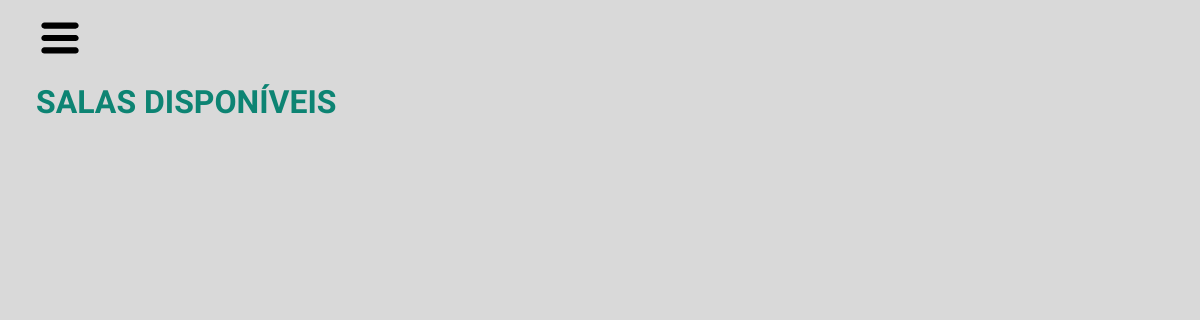
The app's page /disp_classrooms_list.php, older data.
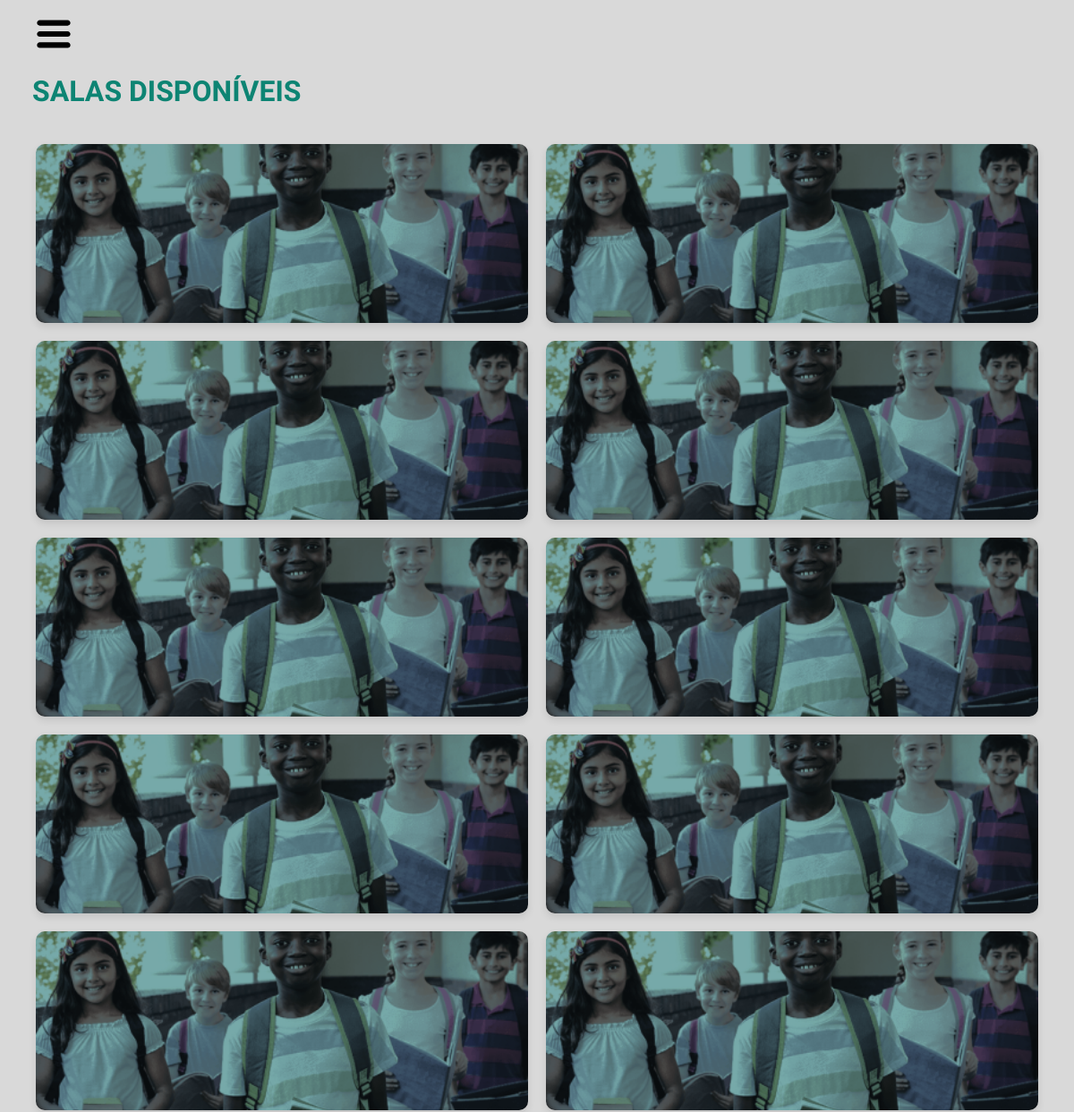
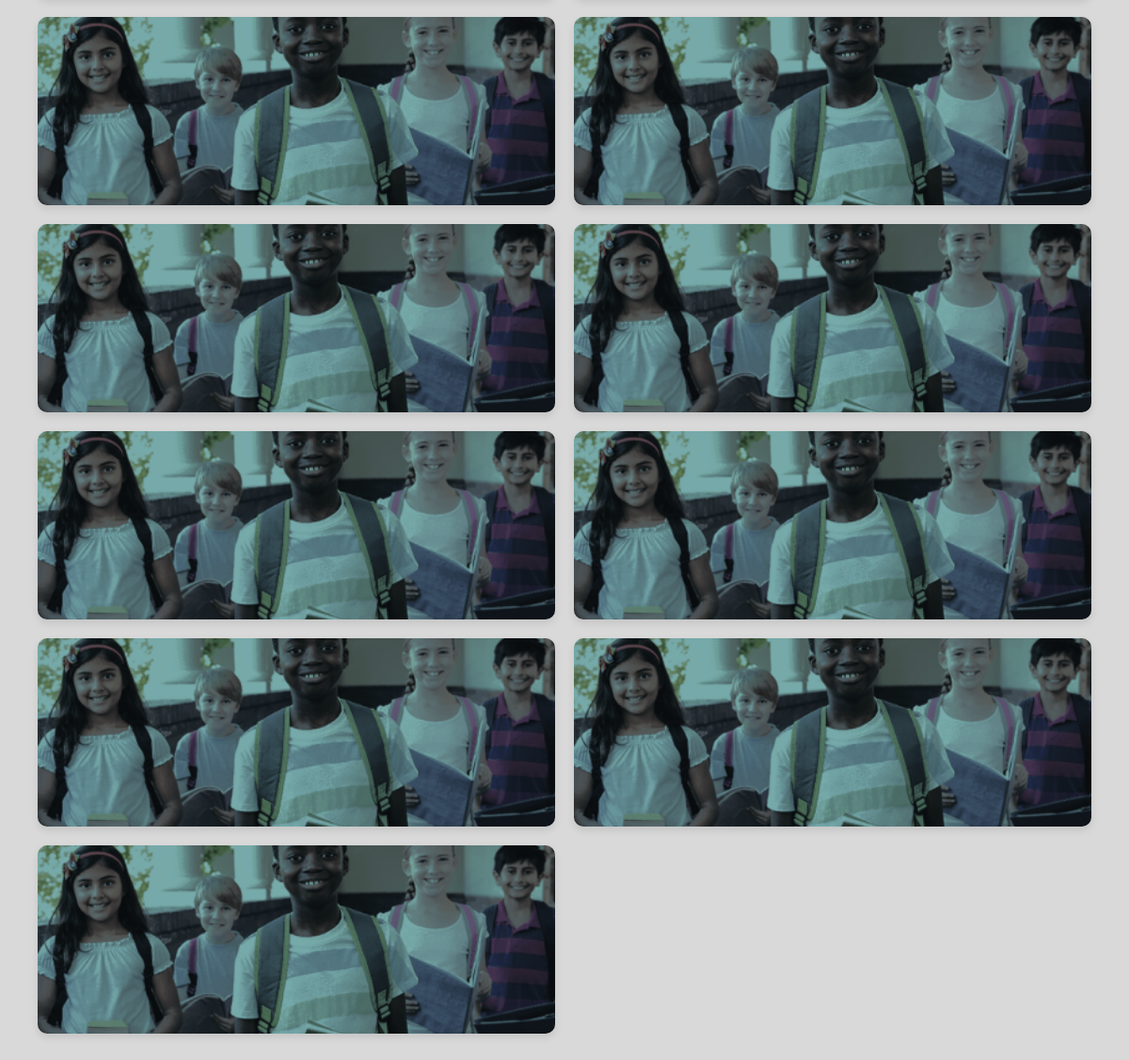
The same page, newer data (2 pictures, top to bottom).
### tables this page shows
CREATE TABLE `classrooms` (
  `id_class` int(11) NOT NULL,
  `identification` varchar(100) NOT NULL,
  `conditionstatus` tinyint(1) NOT NULL,
  `equipaments` text NOT NULL,
  `description` text NOT NULL
);

### App/Controller/ClassroomController.php (called while the page is built, shortened)
<?php
require_once 'C:\xampp\htdocs\class_scheduling\App\Model\ClassroomModel.php';
class   ClassroomController
{
    private $classroommodel;
    public function __construct($pdo)
    {
        $this->classroommodel = new classroomModel($pdo);
    }
    public function listClassrooms()
    {
        return $this->classroommodel->listClassrooms();
    }
    public function showDispClassroomsList()
    {
        $classrooms = $this->listClassrooms();
        include 'C:\xampp\htdocs\class_scheduling\App\View\Classrooms\view_disp.php';
    }
}

### App/Model/ClassroomModel.php (called while the page is built, shortened)
<?php
class ClassroomModel
{
    private $pdo;
    public function __construct($pdo)
    {
        $this->pdo = $pdo;
    }
    public function listClassrooms()
    {
        $sql = "SELECT * FROM classrooms";
        $stmt = $this->pdo->query($sql);
        return $stmt->fetchAll(PDO::FETCH_ASSOC);
    }
}

### App/View/Classrooms/view_disp.php (the view, shortened to what this page needs)
<?php
include_once 'C:\xampp\htdocs\class_scheduling\App\Controller\ClassroomController.php';
?>
<!DOCTYPE html>
<html lang="pt-br">
<head>
</head>
<body>
<header>
        <div class="menu-toggle" id="menu-toggle">
        </div>
    </header>
        <div class="ttl-DC">
            <h2>SALAS DISPONÍVEIS</h2>
        </div>
    <div class="classroom-grid">
        <?php
            try {
                foreach ($classrooms as $classroom) {
                    if ($classroom['conditionstatus'] == 0) {
                        ?>
                        <div class="classroom-card">
                            <a href="scheduling.php?id=<?php echo $classroom['id_class']; ?>">
                                <div class="classroom-image-container">
                                    <img src="../Resources/Images/img-1.png" alt="<?php echo $classroom['identification']; ?>">
                                </div>
                            </a>
                        </div>
                        <?php
                    }
                }
            } catch (PDOException $e) {
                echo "<p>Erro ao exibir salas de aula: " . $e->getMessage() . "</p>";
            }
        ?>
    </div>
</body>
</html>

### Public/disp_classrooms_list.php (shortened to what this page needs)
<?php
include_once '../Config/config.php';
include_once '../App/Controller/ClassroomController.php';
$classroomController = new ClassroomController($pdo);
?>
<!DOCTYPE html>
<html lang="pt-br">
<head>
    <link rel="stylesheet" href="../Resources/Css/disp_classrooms.css">
    <link rel="stylesheet" href="../Resources/Css/sandwich-menu.css">
</head>
<body>
    <?php
    $classroomController->showDispClassroomsList();
    ?>
</body>
</html>

### Resources/Css/disp_classrooms.css (style rules this page uses)
* { margin: 0; padding: 0; box-sizing: border-box; }
body { font-family: "SUSE", sans-serif; background-color: #D9D9D9; }
.ttl-DC { width: 100%; height: auto; display: flex; justify-content: start; align-items: center; }
.ttl-DC h2 { font-family: "SUSE", sans-serif; font-optical-sizing: auto; font-weight: 600; font-size: 2rem; color: #0D8473; margin: 0 0 0 3vw; }
.classroom-grid { display: grid; grid-template-columns: repeat(3, 1fr); gap: 20px; padding: 40px; }
.classroom-card { position: relative; overflow: hidden; background-color: #e0e0e0; border-radius: 10px; box-shadow: 0 4px 8px rgba(0, 0, 0, 0.1); transition: transform 0.3s ease-in-out; }
.classroom-image-container { position: relative; width: 100%; height: 200px; overflow: hidden; }
.classroom-image-container img { width: 100%; height: 100%; object-fit: cover; }
@media (max-width: 1200px) { .classroom-grid { grid-template-columns: repeat(2, 1fr); } }

### Resources/Css/sandwich-menu.css (style rules this page uses)
body, html { margin: 0; padding: 0; font-family: Arial, sans-serif; }
header { position: relative; color: #E1E1E1; padding: 10px; }
.menu-open-button { height: 7vh; }
.menu-toggle { position: relative; font-size: 30px; cursor: pointer; width: 50%; }

Row changes from the older to the newer data that the page shows:
added classrooms: conditionstatus 0 (drawn)
added classrooms: conditionstatus 0 (drawn)
added classrooms: conditionstatus 0 (drawn)
added classrooms: conditionstatus 0 (drawn)
added classrooms: conditionstatus 0 (drawn)
added classrooms: conditionstatus 0 (drawn)
added classrooms: conditionstatus 0 (drawn)
added classrooms: conditionstatus 0 (drawn)
added classrooms: conditionstatus 0 (drawn)
added classrooms: conditionstatus 0 (drawn)
added classrooms: conditionstatus 0 (drawn)
added classrooms: conditionstatus 0 (drawn)
added classrooms: conditionstatus 0 (drawn)
added classrooms: conditionstatus 0 (drawn)
added classrooms: conditionstatus 0 (drawn)
added classrooms: conditionstatus 0 (drawn)
added classrooms: conditionstatus 0 (drawn)
added classrooms: conditionstatus 0 (drawn)
added classrooms: conditionstatus 0 (drawn)
